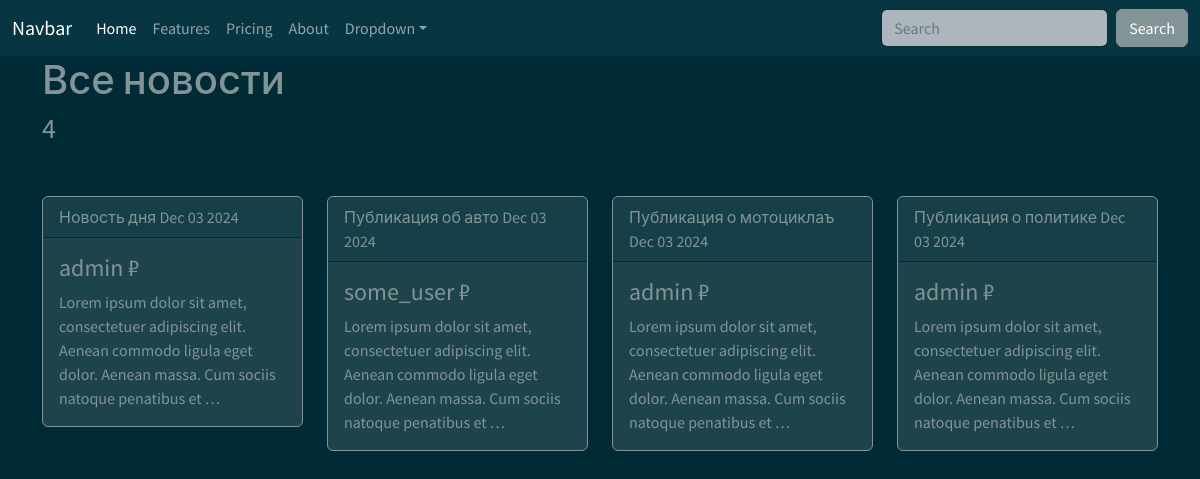
/posts/, run on the app's committed database.
### news/models.py (models this page shows, shortened)
class Post(models.Model):
    post = 'Pb'
    news = 'Nw'
    POSITIONS = [
        (post, 'Публикация'),
        (news, 'Новость')
    ]
    post_author = models.ForeignKey(Author, on_delete=models.CASCADE)
    post_type = models.CharField(max_length=2, choices=POSITIONS, default=post)
    post_date_time = models.DateTimeField(auto_now_add=True)
    post_title = models.CharField(max_length=255)
    post_content = models.TextField()
    post_category = models.ManyToManyField(Categories, through='PostCategory')
    ratint_post = models.FloatField(default=0.0)

class Author(models.Model):
    user = models.OneToOneField(User, on_delete=models.CASCADE)
    author_rating = models.FloatField(default=0.0)
    def __str__(self):
        return f'{self.user}'

### news/views.py (the view)
# urls.py: path('posts/', PostsList.as_view()),
class PostsList(ListView):
    model = Post
    ordering = 'post_date_time'
    template_name = 'posts.html'
    context_object_name = 'posts_list'

### news/templatetags/custom_filters.py (called while the page is built)
@register.filter()
def currency(value, code='rub'):
   postfix = CURRENCIES_SYMBOLS[code]
   return f'{value} {postfix}'

### news/templatetags/custom_tags.py (called while the page is built)
@register.simple_tag()
def current_time(format_string='%b %d %Y'):
   return datetime.utcnow().strftime(format_string)

### templates/posts.html (shortened to what this page needs)
{% extends 'base.html' %}
{% load custom_filters %}
{% load custom_tags %}
{% block content %}
<h1> Все новости </h1>
<h3>{{  posts_list|length }}</h3>
<div class="contaiter">
    <div class="row", style="margin-top:50px;">
        {% for post in posts_list %}
        <div class="col-sm">
            <div class="card border-secondary md-3" style="max-width: 20rem;">
                <div class="card-header">{{post.post_title}} {% current_time '%b %d %Y' %}</div>
                <div class="card-body">
                    <h4 class="card-title">{{post.post_author|currency}}</h4>
                    <p class="card-text">{{post.post_content|truncatewords:20}}</p>
                </div>
            </div>
        </div>
        {% endfor %}
    </div>
</div>
{% endblock content %}

### templates/base.html (shortened to what this page needs)
<!DOCTYPE html>
{% load static %}
<html>
<head>
    <link href="{% static 'bootstrap-5.3.3-dist/css/bootstrap.min.css' %}" rel="stylesheet" />
</head>
<body>
    <nav class="navbar navbar-expand-lg bg-dark" data-bs-theme="dark">
      <div class="container-fluid">
        <a class="navbar-brand" href="#">Navbar</a>
        <div class="collapse navbar-collapse" id="navbarColor02">
          <ul class="navbar-nav me-auto">
            <li class="nav-item">
              <a class="nav-link active" href="#">Home
              </a>
            </li>
            <li class="nav-item">
              <a class="nav-link" href="#">Features</a>
            </li>
            <li class="nav-item">
              <a class="nav-link" href="#">Pricing</a>
            </li>
            <li class="nav-item">
              <a class="nav-link" href="#">About</a>
            </li>
            <li class="nav-item dropdown">
              <a class="nav-link dropdown-toggle" data-bs-toggle="dropdown" href="#" role="button" aria-haspopup="true" aria-expanded="false">Dropdown</a>
            </li>
          </ul>
          <form class="d-flex">
            <input class="form-control me-sm-2" type="search" placeholder="Search">
            <button class="btn btn-secondary my-2 my-sm-0" type="submit">Search</button>
          </form>
        </div>
      </div>
    </nav>
    <div class="container">{% block content %}Base page django!{% endblock content %}</div>
</body>
</html>

### data on the page
Post: post_title "Новость дня", current_time "Dec 03 2024", post_author "admin ₽", post_content "Lorem ipsum dolor sit amet, consectetuer adipiscing elit. Aenean commodo ligula eget dolor. Aenean massa. Cum sociis natoque penatibus et …"
Post: post_title "Публикация об авто", current_time "Dec 03 2024", post_author "some_user ₽", post_content "Lorem ipsum dolor sit amet, consectetuer adipiscing elit. Aenean commodo ligula eget dolor. Aenean massa. Cum sociis natoque penatibus et …"
Post: post_title "Публикация о мотоциклаъ", current_time "Dec 03 2024", post_author "admin ₽", post_content "Lorem ipsum dolor sit amet, consectetuer adipiscing elit. Aenean commodo ligula eget dolor. Aenean massa. Cum sociis natoque penatibus et …"
Post: post_title "Публикация о политике", current_time "Dec 03 2024", post_author "admin ₽", post_content "Lorem ipsum dolor sit amet, consectetuer adipiscing elit. Aenean commodo ligula eget dolor. Aenean massa. Cum sociis natoque penatibus et …"

### other printed values
{{ posts_list|length }} "4"
